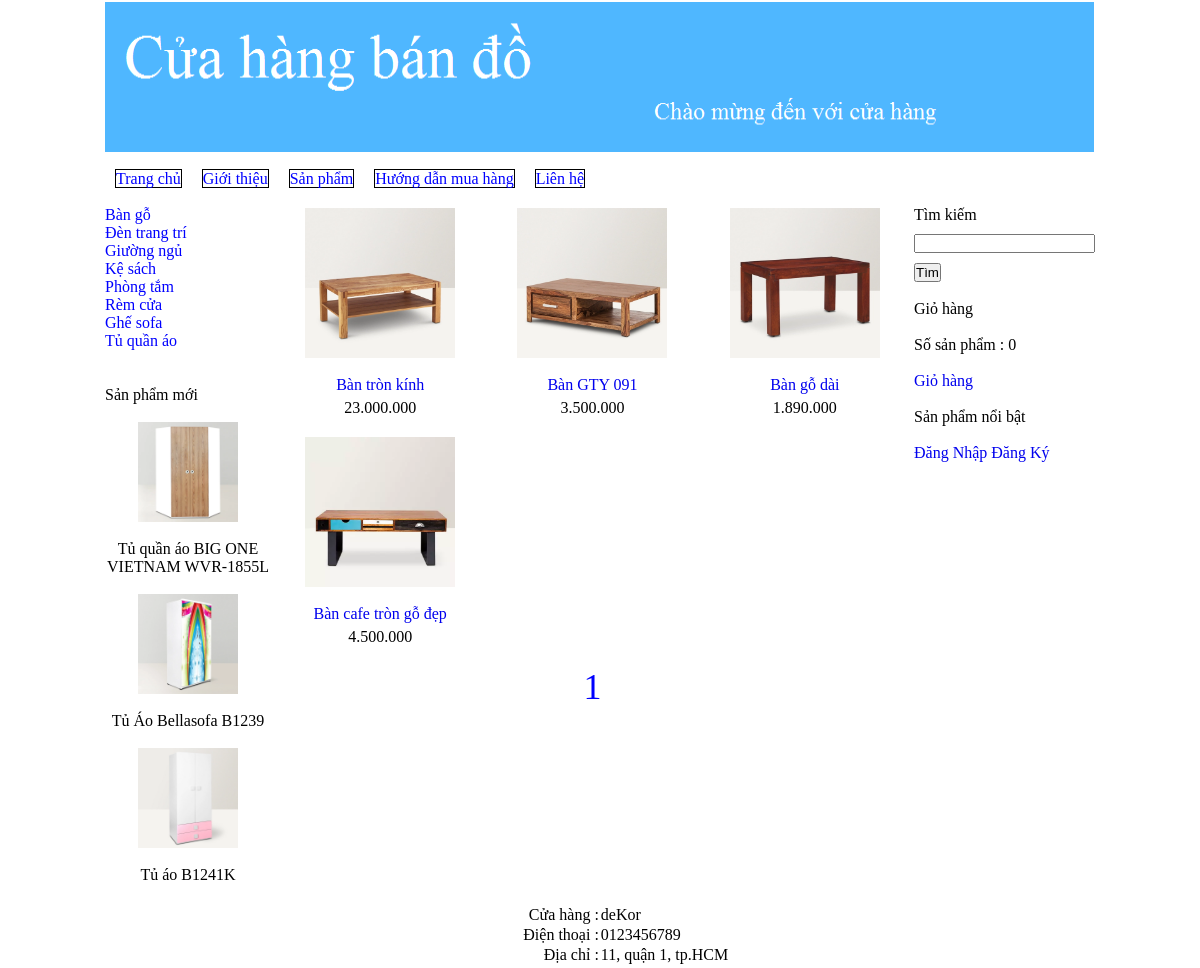
The app's page /?thamso=xuat_san_pham&id=10 with its own data.
### tables this page shows
CREATE TABLE `banner` (
  `id` int(11) NOT NULL,
  `hinh` varchar(256) NOT NULL,
  `rong` varchar(256) NOT NULL,
  `cao` varchar(256) NOT NULL
);

CREATE TABLE `menu_ngang` (
  `id` int(11) NOT NULL,
  `ten` varchar(256) NOT NULL,
  `noi_dung` mediumtext NOT NULL,
  `loai_menu` varchar(256) NOT NULL
);

CREATE TABLE `menu_doc` (
  `id` int(11) NOT NULL,
  `ten` varchar(256) NOT NULL
);

CREATE TABLE `san_pham` (
  `id` int(11) NOT NULL,
  `ten` varchar(256) NOT NULL,
  `gia` int(255) NOT NULL,
  `hinh_anh` varchar(256) NOT NULL,
  `noi_dung` mediumtext NOT NULL,
  `thuoc_menu` int(255) NOT NULL,
  `noi_bat` varchar(256) NOT NULL,
  `trang_chu` varchar(256) NOT NULL,
  `sap_xep_trang_chu` int(255) NOT NULL
);

CREATE TABLE `footer` (
  `id` int(11) NOT NULL,
  `html` mediumtext NOT NULL
);

### chuc_nang/san_pham/xuat.php (the view)
<?php
	$id=$_GET['id'];
	$so_du_lieu=9;
	$tv="select count(*) from san_pham where thuoc_menu='$id';";
	$conn = new mysqli("localhost", "root", "", "ban_hang");
	$tv_1 = mysqli_query($conn, $tv);
	$tv_2 = mysqli_fetch_array($tv_1);
	$so_trang=ceil($tv_2[0]/$so_du_lieu);
	if(!isset($_GET['trang'])){$vtbd=0;}else{$vtbd=($_GET['trang']-1)*$so_du_lieu;}
	$tv="select id,ten,gia,hinh_anh,thuoc_menu from san_pham where thuoc_menu='$id' order by id desc limit $vtbd,$so_du_lieu";
	$tv_1=mysqli_query($conn, $tv);
	echo "<table>";
	while($tv_2=mysqli_fetch_array($tv_1))
	{
		echo "<tr>";
			for($i=1;$i<=3;$i++)
			{
				echo "<td align='center' width='215px' valign='top' >";
					if($tv_2!=false)
					{
						$link_anh="hinh_anh/san_pham/".$tv_2['hinh_anh'];
						$link_chi_tiet="?thamso=chi_tiet_san_pham&id=".$tv_2['id'];
						$gia=$tv_2['gia'];
						$gia=number_format($gia,0,",",".");
						echo "<a href='$link_chi_tiet' >";
							echo "<img src='$link_anh' width='150px' >";
						echo "</a>";
						echo "<br>";
						echo "<br>";
						echo "<a href='$link_chi_tiet' >";
							echo $tv_2['ten'];
						echo "</a>";
						echo "<div style='margin-top:5px' >";
						echo $gia;
						echo "</div>";
						echo "<br>";
					}
					else
					{
						echo "&nbsp;";
					}
				echo "</td>";
				if($i!=3)
				{
					$tv_2=mysqli_fetch_array($tv_1);
				}
			}
		echo "</tr>";
	}
	echo "<tr>";
		echo "<td colspan='3' align='center' >";
			echo "<div class='phan_trang' >";
				for($i=1;$i<=$so_trang;$i++)
				{
					$link="?thamso=xuat_san_pham&id=".$_GET['id']."&trang=".$i;
					echo "<a href='$link' >";
						echo $i;echo " ";
					echo "</a>";
				}
			echo "</div>";
		echo "</td>";
	echo "</tr>";
	echo "</table>";
?>

### chuc_nang/banner/banner.php (shortened to what this page needs)
<?php
	$conn = new mysqli("localhost", "root", "", "ban_hang");
	$tv = "SELECT * FROM banner LIMIT 0,1";
	$tv_1 = $conn->query($tv);
	$tv_2 = $tv_1->fetch_assoc();
	$link_hinh = "hinh_anh/banner/".$tv_2['hinh'];
	echo "<img"." src='".$link_hinh."' width='".$tv_2['rong']."' height='".$tv_2['cao']."' >";
?>

### chuc_nang/menu_ngang/menu_ngang.php (shortened to what this page needs)
<?php
	$conn = new mysqli("localhost", "root", "", "ban_hang");
	$tv = "SELECT id, ten, loai_menu FROM menu_ngang ORDER BY id";
	$tv_1 = $conn->query($tv);
	echo "<div class='menu_ngang'>";
	echo "<a href='index.php'>Trang chủ</a>";
	while ($tv_2 = $tv_1->fetch_assoc()) {
		if ($tv_2['loai_menu'] == "") {
			$link_menu = "?thamso=xuat_mot_tin&id=" . $tv_2['id'];
		}
		if ($tv_2['loai_menu'] == "san_pham") {
			$link_menu = "?thamso=xuat_san_pham_2";
		}
		echo "<a href='$link_menu'>" . $tv_2['ten'] . "</a>";
	}
	echo "</div>";
?>

### chuc_nang/menu_doc/menu_doc.php (shortened to what this page needs)
<?php
	$conn = new mysqli("localhost", "root", "", "ban_hang");
	$tv = "SELECT * FROM menu_doc ORDER BY id";
	$tv_1 = $conn->query($tv);
	echo "<div class='menu_doc'>";
	while ($tv_2 = $tv_1->fetch_assoc()) {
		$link = "?thamso=xuat_san_pham&id=" . $tv_2['id'];
		echo "<a href='$link'>" . $tv_2['ten'] . "</a>";
	}
	echo "</div>";
?>

### chuc_nang/san_pham/moi.php (shortened to what this page needs)
<br><br>
Sản phẩm mới <br><br>
<center>
	<?php
		$conn = new mysqli("localhost", "root", "", "ban_hang");
		$tv = "SELECT id, ten, hinh_anh FROM san_pham ORDER BY id DESC LIMIT 0,3";
		$tv_1 = $conn->query($tv);
		while($tv_2 = $tv_1->fetch_assoc()) {
			$link_anh = "hinh_anh/san_pham/" . $tv_2['hinh_anh'];
			$link_chi_tiet = "?thamso=chi_tiet_san_pham&id=" . $tv_2['id'];
			echo "<a href='$link_chi_tiet' >";
				echo "<img src='$link_anh' width='100px' >";
			echo "</a>";
			echo "<br><br>";
			echo $tv_2['ten'];
			echo "<br>";
			echo "<br>";
		}
	?>
</center>

### chuc_nang/footer/footer.php
<?php
	$tv="select * from footer limit 0,1";
	$conn = new mysqli("localhost", "root", "", "ban_hang");
  $tv_1 = mysqli_query($conn, $tv);
  $tv_2 = mysqli_fetch_array($tv_1);
  echo $tv_2['html'];
?>

### giao_dien/giao_dien.css (style rules this page uses)
* { padding: 0; margin: 0; }
a { text-decoration: none; }
div.menu_ngang a { color:blue; margin-left: 10px; margin-right: 10px; text-decoration: none; border: 1px solid black; }
div.menu_doc a { color:blue; text-decoration: none; display:block; }
div.phan_trang a { font-size:36px; margin-left:5px; margin-right:5px; text-decoration: none; color:blue; }

### records on screen
banner: hinh (picture)
menu_ngang: ten "Giới thiệu"
menu_ngang: ten "Sản phẩm"
menu_ngang: ten "Hướng dẫn mua hàng"
menu_ngang: ten "Liên hệ"
menu_doc: ten "Bàn gỗ"
menu_doc: ten "Đèn trang trí"
menu_doc: ten "Giường ngủ"
menu_doc: ten "Kệ sách"
menu_doc: ten "Phòng tắm"
menu_doc: ten "Rèm cửa"
menu_doc: ten "Ghế sofa"
menu_doc: ten "Tủ quần áo"
san_pham: hinh_anh (picture), ten "Tủ quần áo BIG ONE VIETNAM WVR-1855L"
san_pham: hinh_anh (picture), ten "Tủ Áo Bellasofa B1239"
san_pham: hinh_anh (picture), ten "Tủ áo B1241K"
san_pham: hinh_anh (picture), ten "Bàn tròn kính", gia "23.000.000"
san_pham: hinh_anh (picture), ten "Bàn GTY 091", gia "3.500.000"
san_pham: hinh_anh (picture), ten "Bàn gỗ dài", gia "1.890.000"
san_pham: hinh_anh (picture), ten "Bàn cafe tròn gỗ đẹp", gia "4.500.000"
footer: html "Cửa hàng : deKor Điện thoại : 0123456789 Địa chỉ : 11, quận 1, tp.HCM"

### other values on screen
$so_luong "0"
